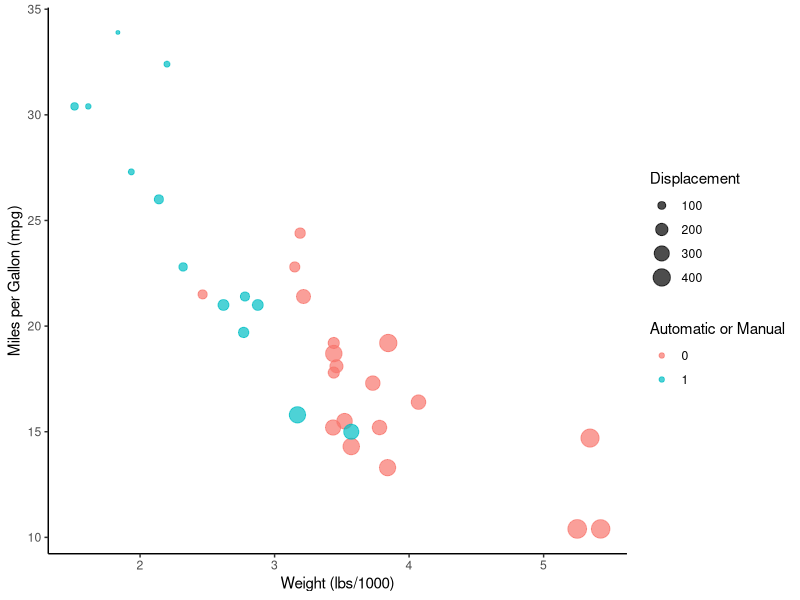
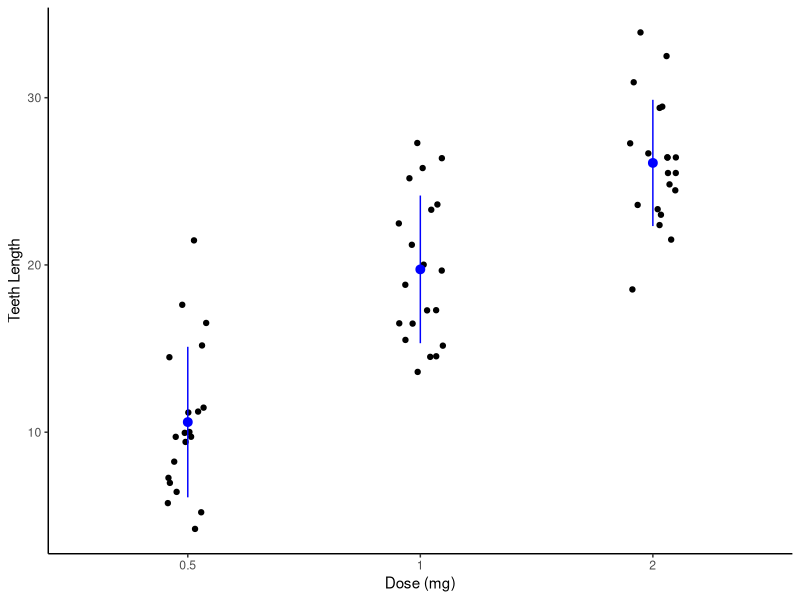

Source code (R) for these figures, in order:
## ---- chunk 1
#| eval: true
#| echo: true
data(mtcars)
## ---- chunk 2
#| eval: true
#| echo: false
library(ggplot2)
mtcars$am <- as.factor(mtcars$am) # make am factor
ggplot(mtcars) + # tell R to use the mtcars data
    geom_point(aes(x = wt, y = mpg, size = disp, col = am), alpha = 0.7) + # put in aesthetics to use
  labs(y = "Miles per Gallon (mpg)", x = "Weight (lbs/1000)", col = "Automatic or Manual", size = "Displacement") + # add labels
  theme_classic() # add a theme
## ---- chunk 3
#| eval: true
#| echo: true
data(ToothGrowth)
## ---- chunk 4
#| eval: true
#| echo: false
library(ggplot2)
df <- ToothGrowth # name dataset df
df$dose <- as.factor(df$dose) # change so thinks is factor not continuous
library(dplyr) # need for group_by
df.summary <- df %>%
  group_by(dose) %>%
  summarise(
    sd = sd(len, na.rm = TRUE),
    len = mean(len)
  ) # create a summary df with 3 means and 3 sds
ggplot(df, aes(dose, len)) + #use original data, set y and x
  geom_jitter(position = position_jitter(0.1), color = "black") + # plot each point but jitter by 0.2
  geom_pointrange(aes(ymin = len-sd, ymax = len+sd),data = df.summary, colour = "blue") + # use summary data to draw error lines with a point in the middle 
  theme_classic() + # add theme
  labs(x="Dose (mg)", y = "Teeth Length") # add axis labels
